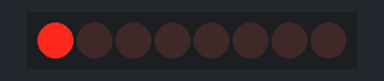
Recording of a sketch running on a simulated Arduino Uno, built with avr-gcc and run on an emulated ATmega328P. Parts: 8 shift-register outputs drawn as a row of LEDs (first output left, lit = HIGH). Wiring (inferred from the names in the program): shift register (74HC595): data pin 7; shift clock pin 3; latch pin 4. Wiring (inferred from the signals the program sends): row of LEDs: on Q0, Q1, Q2, Q3, Q4, Q5, Q6, Q7.

Above: at 0.2 s.
At 1.2 s:
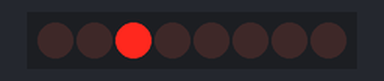
At 2.2 s:
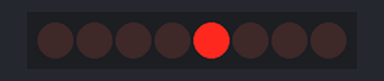
At 4.7 s:
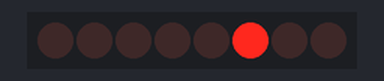
At 6.7 s:
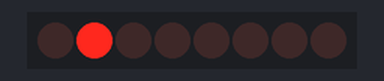
At 9.2 s:
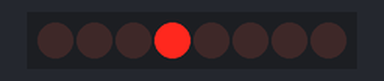
Timing chart, 0 to 9.8 s (numbered marks = the images above):
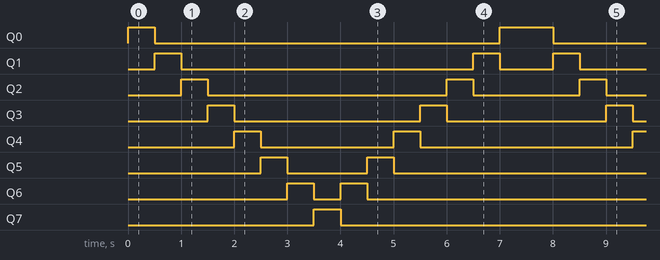

Measured:
- by itself, Q0: repeats every 7.5 s: LOW 6.5 s, HIGH 1.0 s
- by itself, Q1: repeats every 7.5 s: LOW 5.5 s, HIGH 0.50 s, LOW 1.0 s, HIGH 0.50 s
- by itself, Q2: repeats every 7.5 s: LOW 4.5 s, HIGH 0.50 s, LOW 2.0 s, HIGH 0.50 s
- by itself, Q3: repeats every 7.5 s: LOW 3.5 s, HIGH 0.50 s, LOW 3.0 s, HIGH 0.50 s
- by itself, Q4: repeats every 7.5 s: LOW 2.5 s, HIGH 0.50 s, LOW 4.0 s, HIGH 0.50 s
- by itself, Q5: repeats every 7.5 s: LOW 1.5 s, HIGH 0.50 s, LOW 5.0 s, HIGH 0.50 s
- by itself, Q6: repeats every 7.5 s: LOW 0.50 s, HIGH 0.50 s, LOW 6.0 s, HIGH 0.50 s
- by itself, Q7: alternates HIGH for 0.50 s and LOW for 7.0 s

The sketch:

74HC595_test.ino
```cpp
// 74HC595 test
// Pin definitions
const int latchPin = 4; // ST_CP
const int clockPin = 3; // SH_CP
const int dataPin = 7;  // DS

void setup() {
  // Set pins as output
  pinMode(latchPin, OUTPUT);
  pinMode(clockPin, OUTPUT);
  pinMode(dataPin, OUTPUT);
}

void loop() {
  // Loop through each LED
  for (int i = 0; i < 8; i++) {
    // Shift out the data to the shift register
    shiftOut(dataPin, clockPin, MSBFIRST, 1 << i);

    // Latch the output
    digitalWrite(latchPin, HIGH);
    digitalWrite(latchPin, LOW);

    // Delay to see the LEDs turn on and off
    delay(500);
  }

  // Loop back in reverse
  for (int i = 6; i >= 0; i--) {
    shiftOut(dataPin, clockPin, MSBFIRST, 1 << i);

    digitalWrite(latchPin, HIGH);
    digitalWrite(latchPin, LOW);

    delay(500);
  }
}
```
